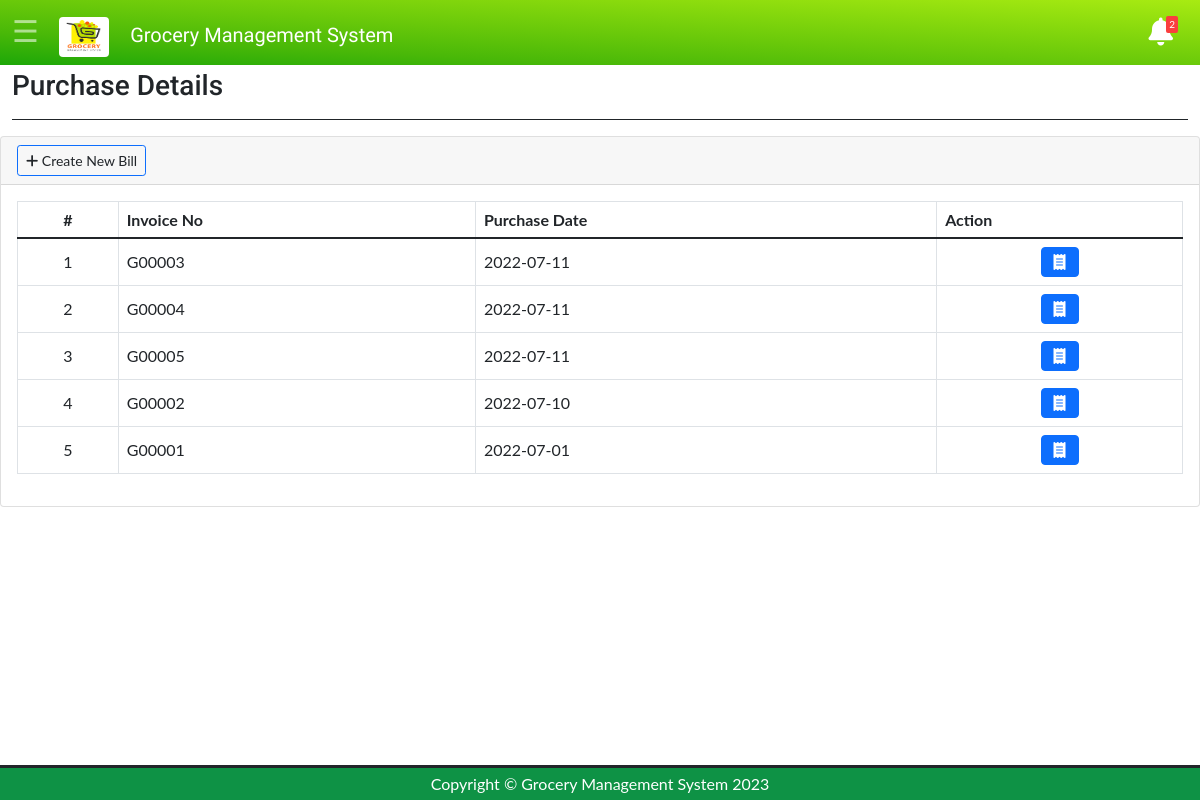
Screenshot of /purchase-details.php (signed in) with the database file from the repository.
### tables this page shows
CREATE TABLE IF NOT EXISTS `gms_purchase_master` (
  `PURCHASE_ID` int(10) NOT NULL AUTO_INCREMENT,
  `INVOICE_NO` varchar(20) DEFAULT NULL,
  `PURCHASE_DATE` date DEFAULT NULL,
  `TOTAL` float DEFAULT NULL,
  `GST_AMOUNT` float DEFAULT NULL,
  `DISCOUNT` int(10) DEFAULT NULL,
  `ADDITIONAL_CHARGE` int(10) DEFAULT NULL,
  `REMARKS` varchar(20) DEFAULT NULL,
  `SUB_TOTAL` float DEFAULT NULL,
  `CREATED_ON` datetime DEFAULT NULL,
  `ADDITIONAL_INFO1` varchar(20) DEFAULT NULL,
  `ADDITIONAL_INFO2` varchar(20) DEFAULT NULL,
  `SUPPLIER_ID` int(10) DEFAULT NULL,
  PRIMARY KEY (`PURCHASE_ID`),
  KEY `supplier_fk` (`SUPPLIER_ID`)
);

### purchase-details.php (the view, shortened to what this page needs)
<?php
include('navheader.php');
?>
<body>
    <div class="main-div" id="maindiv">
        <div class="container-fluid mt-1">
            <div class="row mb-2">
                <div class="col-sm-6">
                    <h3 class="m-0 table-heading">Purchase Details</h3>
                </div>
            </div>
            <hr class=" hr-line opacity-100 ">
        </div>
        <div class="col-lg-12">
            <div class="card card-outline card-primary">
                <div class="card-header">
                    <div class="card-tools">
                        <a class="btn btn-block btn-sm btn-default btn-flat border-primary "
                            href="search.php"><i class="fa fa-plus"></i> Create New Bill</a>
                    </div>
                </div>
                <div class="card-body">
                    <table class="table tabe-hover table-bordered" id="list">
                        <thead>
                            <tr>
                                <th class="text-center">#</th>
                                <th>Invoice No</th>
                                <th>Purchase Date</th>
                                <th>Action</th>
                            </tr>
                        </thead>
                        <tbody>
                        <?php
                         $i = 1;
                             $q = "SELECT * FROM `gms_purchase_master`  ORDER BY purchase_date desc";
                              $query = mysqli_query($conn,$q);
                       while ( $res = mysqli_fetch_assoc($query)){
                                ?>
                            <tr>
                                <td class="text-center"><?php echo $i++ ?></b></td>
                                <td><?php  echo $res['INVOICE_NO']; ?> </td>
                                <td><?php  echo $res['PURCHASE_DATE']; ?> </td>
                                <td class="text-center">
                                    <div class="btn-group">
                                   <a href="purchase-bill.php?id=<?php echo $res['INVOICE_NO']; ?>" class="btn btn-primary btn-flat ">
                                   <i class="fa fa-receipt"></i>
                                        </a>
                                    </div>
                                </td>
                            </tr>
                            <?php
          }
             ?>
                        </tbody>
                    </table>
                </div>
            </div>
        </div>
    </div>
    <?php
include('footer.php');
?>

### css/style.css (style rules this page uses)
body { font-family: "Lato", sans-serif; }
.table-heading { font-family: 'Roboto', sans-serif; }
.main-div { transition: 0.3s; }
.hr-line { margin-top: 1rem; margin-bottom: 1rem; border: 0; border-top: 1px solid; background-color:#2560b8; }

### purchase-details.php (style rules this page uses)
table td { vertical-align: middle !important; }

### rows the page displays
gms_purchase_master: INVOICE_NO "G00003", PURCHASE_DATE "2022-07-11"
gms_purchase_master: INVOICE_NO "G00004", PURCHASE_DATE "2022-07-11"
gms_purchase_master: INVOICE_NO "G00005", PURCHASE_DATE "2022-07-11"
gms_purchase_master: INVOICE_NO "G00002", PURCHASE_DATE "2022-07-10"
gms_purchase_master: INVOICE_NO "G00001", PURCHASE_DATE "2022-07-01"

### other values shown
$a "2"
